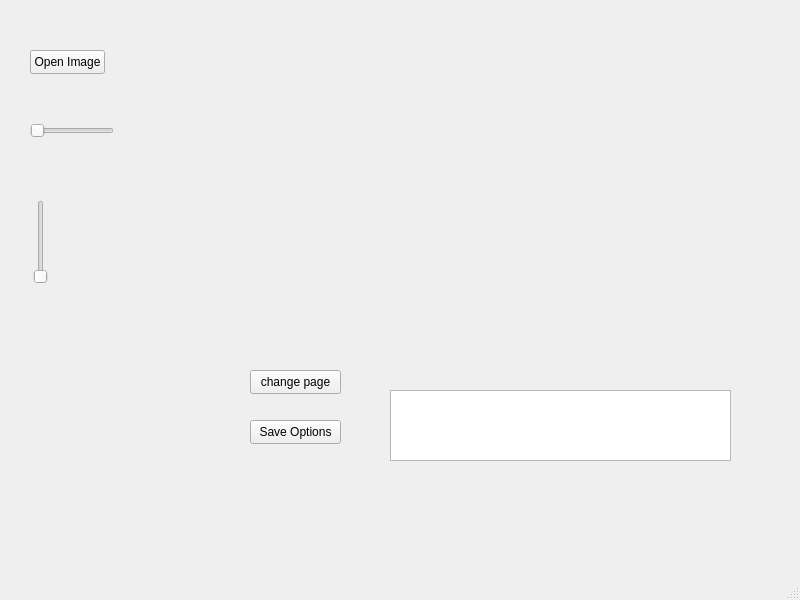
<?xml version="1.0" encoding="UTF-8"?>
<ui version="4.0">
 <class>MainWindow</class>
 <widget class="QMainWindow" name="MainWindow">
  <property name="geometry">
   <rect>
    <x>0</x>
    <y>0</y>
    <width>800</width>
    <height>600</height>
   </rect>
  </property>
  <property name="windowTitle">
   <string>MainWindow</string>
  </property>
  <widget class="QWidget" name="centralwidget">
   <widget class="QPushButton" name="pbOpenImageDialog">
    <property name="geometry">
     <rect>
      <x>30</x>
      <y>50</y>
      <width>75</width>
      <height>24</height>
     </rect>
    </property>
    <property name="text">
     <string>Open Image</string>
    </property>
   </widget>
   <widget class="QSlider" name="horizontalSlider">
    <property name="geometry">
     <rect>
      <x>30</x>
      <y>120</y>
      <width>84</width>
      <height>22</height>
     </rect>
    </property>
    <property name="orientation">
     <enum>Qt::Horizontal</enum>
    </property>
   </widget>
   <widget class="QSlider" name="verticalSlider">
    <property name="geometry">
     <rect>
      <x>30</x>
      <y>200</y>
      <width>22</width>
      <height>84</height>
     </rect>
    </property>
    <property name="orientation">
     <enum>Qt::Vertical</enum>
    </property>
   </widget>
   <widget class="QPushButton" name="pbSave">
    <property name="geometry">
     <rect>
      <x>250</x>
      <y>420</y>
      <width>91</width>
      <height>24</height>
     </rect>
    </property>
    <property name="text">
     <string>Save Options</string>
    </property>
   </widget>
   <widget class="QTextEdit" name="textEdit">
    <property name="geometry">
     <rect>
      <x>390</x>
      <y>390</y>
      <width>341</width>
      <height>71</height>
     </rect>
    </property>
   </widget>
   <widget class="QPushButton" name="pbChangePage">
    <property name="geometry">
     <rect>
      <x>250</x>
      <y>370</y>
      <width>91</width>
      <height>24</height>
     </rect>
    </property>
    <property name="text">
     <string>change page</string>
    </property>
   </widget>
  </widget>
  <widget class="QStatusBar" name="statusbar"/>
 </widget>
 <resources/>
 <connections/>
</ui>
